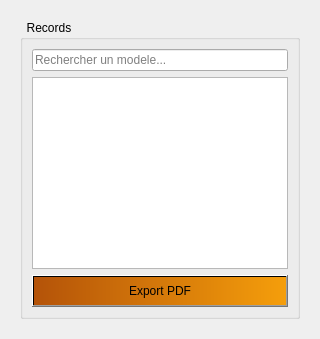
          <widget class="QWidget" name="tab_mod_list">
           <attribute name="title">
            <string>Liste des modeles</string>
           </attribute>
           <layout class="QVBoxLayout" name="vl_mod_list">
            <property name="leftMargin">
             <number>20</number>
            </property>
            <property name="topMargin">
             <number>20</number>
            </property>
            <property name="rightMargin">
             <number>20</number>
            </property>
            <property name="bottomMargin">
             <number>20</number>
            </property>
            <item>
             <widget class="QGroupBox" name="gl_mod">
              <property name="title">
               <string>  Records</string>
              </property>
              <layout class="QVBoxLayout" name="ll_mod">
               <item>
                <widget class="QLineEdit" name="search_mod">
                 <property name="placeholderText">
                  <string>Rechercher un modele...</string>
                 </property>
                </widget>
               </item>
               <item>
                <widget class="QTableView" name="tv_mod">
                 <property name="editTriggers">
                  <set>QAbstractItemView::EditTrigger::NoEditTriggers</set>
                 </property>
                 <property name="selectionBehavior">
                  <enum>QAbstractItemView::SelectionBehavior::SelectRows</enum>
                 </property>
                 <property name="showGrid">
                  <bool>false</bool>
                 </property>
                 <property name="sortingEnabled">
                  <bool>true</bool>
                 </property>
                 <attribute name="horizontalHeaderStretchLastSection">
                  <bool>true</bool>
                 </attribute>
                 <attribute name="verticalHeaderVisible">
                  <bool>false</bool>
                 </attribute>
                 <attribute name="verticalHeaderDefaultSectionSize">
                  <number>45</number>
                 </attribute>
                </widget>
               </item>
               <item>
                <widget class="QPushButton" name="btn_mod_export_pdf">
                 <property name="styleSheet">
                  <string notr="true">background:qlineargradient(x1:0,y1:0,x2:1,y2:0,stop:0 #b45309,stop:1 #f59e0b);padding:8px 25px;</string>
                 </property>
                 <property name="text">
                  <string>Export PDF</string>
                 </property>
                </widget>
               </item>
              </layout>
             </widget>
            </item>
           </layout>
          </widget>
